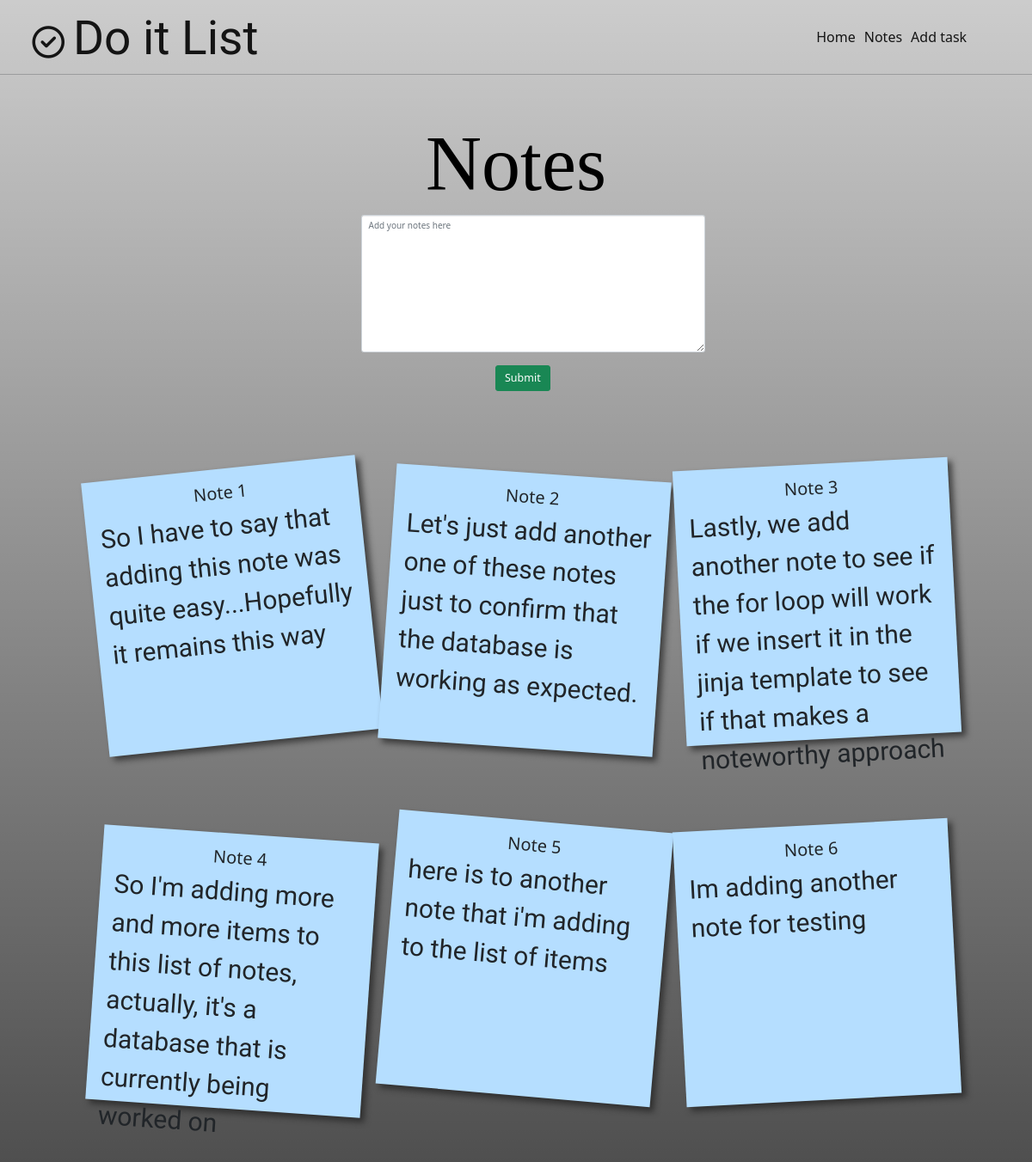
The app's page /notes with its own data.
### main.py (models this page shows)
class Notes(db.Model):
    __tablename__ = "Notes"
    id = db.Column(db.Integer, primary_key=True)
    note_details = db.Column(db.String)

### main.py (the view, shortened to what this page needs)
@app.route("/notes", methods=["POST", "GET"])
def notes_tab():
    notes = Notes.query.all()
    colors = ["#FCFFA6", "#C1FFD7", "#B5DEFF", "#CAB8FF", "#D77FA1"]
    random_color = choice(colors)
    return render_template("notes.html", notes=notes, color=random_color)

### templates/notes.html (shortened to what this page needs)
{% extends "bootstrap/base.html" %}
{% import "bootstrap/wtf.html" as wtf %}
{% block styles %}
{{super()}}
<link rel="stylesheet" href="{{url_for('static', filename='stylesheet.css')}}">
<link href="https://cdn.jsdelivr.net/npm/bootstrap@5.1.3/dist/css/bootstrap.min.css" rel="stylesheet">
{% endblock %}
{% block navbar %}
<nav class="navbar navbar-light navbar-expand-lg">
  <div class="container">
    <a class="navbar-brand" href="#">
      <i class="far fa-check-circle fa-3x"></i><h4 class="d-inline-block">Do it List</h4>
    </a>
    <div class="collapse navbar-collapse" id="navbarNavAltMarkup">
      <div class="navbar-nav">
        <a class="nav-link active" aria-current="page" href="{{(url_for('home'))}}">Home</a>
        <a class="nav-link active" href="#">Notes</a>
        <a class="nav-link active" href="{{(url_for('add_task'))}}">Add task</a>
      </div>
    </div>
  </div>
</nav>
<hr style="
    margin-top: 0px;
">
<h1 class="notes_heading">Notes</h1>
<form action="{{url_for('notes_tab')}}" method="post">
<div class="mb-4">
  <textarea name="text" class="form-control" id="notes" rows="10" placeholder="Add your notes here"></textarea>
</div>
    <input name="submit" type="submit" class="notes_button btn btn-success btn btn-lg">
    </form>
{% endblock %}
{% block content %}
<ul>
  {% for note in notes %}
  <li>
    <a style="background-color: {{color}}">
      <h2 class="note_heading">Note {{note.id}}</h2>
      <p>{{note.note_details}}</p>
    </a>
  </li>
  {% endfor %}
</ul>
{% endblock %}

### static/stylesheet.css (style rules this page uses)
h4 { font-family: 'Cookie', cursive; font-size: 55px !important; padding-left: 10px; }
#navbarNavAltMarkup { padding-left: 55%; padding-top: 20px; }
a { font-size: 16px; }
body { background-image: linear-gradient(rgba(0, 0, 0, 0.2), rgba(0, 0, 0, 0.7)),url("https://www.nicepng.com/png/detail/51-510804_colorful-backgrounds-png-colorful-background-design-png.png") }
.notes_heading { text-align: center; padding-top: 40px; font-size: 90px; font-family: 'Sedgwick Ave', cursive; color: Black; }
.form-control { width: 400px !important; margin-left: 35%; }
.notes_button { margin-left: 48%; }
h2 { font-weight: bold; font-size: 2rem; }
p { font-size: 3rem; font-weight: normal; font-family: "Reenie Beanie" }
ul,li { list-style:none; padding-top: 40px; padding-bottom: 40px; }
ul { display: flex; flex-wrap: wrap; justify-content: center; }
ul li a { text-decoration:none; color:#000; background:#ffc; display:block; height:20em; width:20em; padding:1em; box-shadow: 5px 5px 7px rgba(33,33,33,.7); transform: rotate(-6deg); }
ul li:nth-child(even) a { transform:rotate(4deg); position:relative; top:5px; }
ul li:nth-child(3n) a { transform:rotate(-3deg); position:relative; top:-5px; }
ul li:nth-child(5n) a { transform:rotate(5deg); position:relative; top:-10px; }
ul li { margin:1em; }
.note_heading { text-align:center; }

### records on screen
Notes: id "1", note_details "So I have to say that adding this note was quite easy...Hopefully it remains this way"
Notes: id "2", note_details "Let's just add another one of these notes just to confirm that the database is working as expected."
Notes: id "3", note_details "Lastly, we add another note to see if the for loop will work if we insert it in the jinja template to see if that makes a noteworthy approach"
Notes: id "4", note_details "So I'm adding more and more items to this list of notes, actually, it's a database that is currently being worked on"
Notes: id "5", note_details "here is to another note that i'm adding to the list of items"
Notes: id "6", note_details "Im adding another note for testing"
